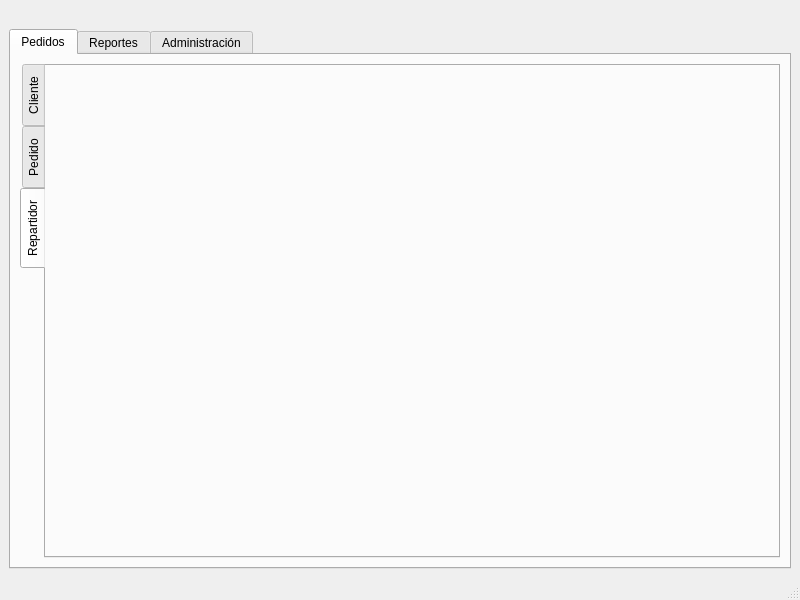
<?xml version="1.0" encoding="UTF-8"?>
<ui version="4.0">
 <class>MainWindow</class>
 <widget class="QMainWindow" name="MainWindow">
  <property name="geometry">
   <rect>
    <x>0</x>
    <y>0</y>
    <width>800</width>
    <height>600</height>
   </rect>
  </property>
  <property name="windowTitle">
   <string>MainWindow</string>
  </property>
  <widget class="QWidget" name="centralwidget">
   <layout class="QGridLayout" name="gridLayout">
    <item row="1" column="0">
     <widget class="QTabWidget" name="menu">
      <property name="currentIndex">
       <number>0</number>
      </property>
      <widget class="QWidget" name="tab_1">
       <property name="enabled">
        <bool>true</bool>
       </property>
       <attribute name="title">
        <string>Pedidos</string>
       </attribute>
       <layout class="QGridLayout" name="gridLayout_2">
        <item row="0" column="0">
         <widget class="QTabWidget" name="tabWidget">
          <property name="layoutDirection">
           <enum>Qt::LeftToRight</enum>
          </property>
          <property name="autoFillBackground">
           <bool>false</bool>
          </property>
          <property name="tabPosition">
           <enum>QTabWidget::West</enum>
          </property>
          <property name="currentIndex">
           <number>2</number>
          </property>
          <widget class="QWidget" name="tab_3">
           <attribute name="title">
            <string>Cliente</string>
           </attribute>
          </widget>
          <widget class="QWidget" name="tab_4">
           <attribute name="title">
            <string>Pedido</string>
           </attribute>
          </widget>
          <widget class="QWidget" name="tab_6">
           <attribute name="title">
            <string>Repartidor</string>
           </attribute>
          </widget>
         </widget>
        </item>
       </layout>
      </widget>
      <widget class="QWidget" name="tab">
       <attribute name="title">
        <string>Reportes</string>
       </attribute>
      </widget>
      <widget class="QWidget" name="tab_2">
       <attribute name="title">
        <string>Administración</string>
       </attribute>
      </widget>
     </widget>
    </item>
    <item row="0" column="0">
     <widget class="QLabel" name="banner">
      <property name="text">
       <string/>
      </property>
      <property name="pixmap">
       <pixmap>../img/banner.png</pixmap>
      </property>
     </widget>
    </item>
   </layout>
  </widget>
  <widget class="QMenuBar" name="menubar">
   <property name="geometry">
    <rect>
     <x>0</x>
     <y>0</y>
     <width>800</width>
     <height>20</height>
    </rect>
   </property>
  </widget>
  <widget class="QStatusBar" name="statusbar"/>
 </widget>
 <resources/>
 <connections/>
</ui>
